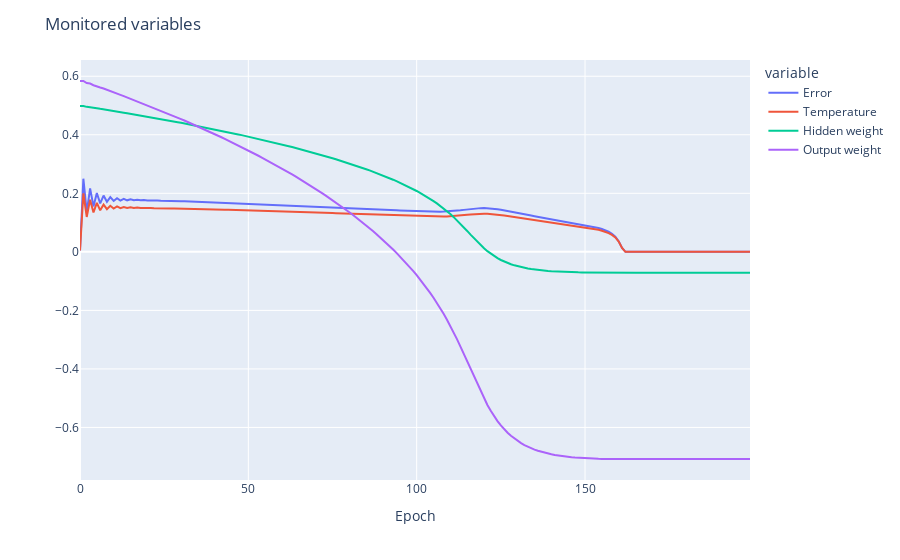

The notebook cell this image was saved under:
### Code cell
fig = px.line(pd.DataFrame(model_history.history))
fig.update_layout(title="Monitored variables",
                   xaxis_title='Epoch',
                   yaxis_title='',
                   hovermode='x unified')
fig.show()

### Figure 1 — Plotly figure (JSON) as saved in the notebook; plotly's stock layout.template omitted (floating-point values rounded to 4 significant figures; data arrays with more than 128 entries replaced by an {"elided": "..."} marker saying what was removed)
{"data": [{"hovertemplate": "variable=Error<br>index=%{x}<br>value=%{y}<extra></extra>", "legendgroup": "Error", "line": {"color": "#636efa", "dash": "solid"}, "marker": {"symbol": "circle"}, "mode": "lines", "name": "Error", "orientation": "v", "showlegend": true, "type": "scatter", "x": {"elided": "200 int values"}, "xaxis": "x", "y": {"elided": "200 float values"}, "yaxis": "y"}, {"hovertemplate": "variable=Temperature<br>index=%{x}<br>value=%{y}<extra></extra>", "legendgroup": "Temperature", "line": {"color": "#EF553B", "dash": "solid"}, "marker": {"symbol": "circle"}, "mode": "lines", "name": "Temperature", "orientation": "v", "showlegend": true, "type": "scatter", "x": {"elided": "200 int values"}, "xaxis": "x", "y": {"elided": "200 float values"}, "yaxis": "y"}, {"hovertemplate": "variable=Hidden weight<br>index=%{x}<br>value=%{y}<extra></extra>", "legendgroup": "Hidden weight", "line": {"color": "#00cc96", "dash": "solid"}, "marker": {"symbol": "circle"}, "mode": "lines", "name": "Hidden weight", "orientation": "v", "showlegend": true, "type": "scatter", "x": {"elided": "200 int values"}, "xaxis": "x", "y": {"elided": "200 float values"}, "yaxis": "y"}, {"hovertemplate": "variable=Output weight<br>index=%{x}<br>value=%{y}<extra></extra>", "legendgroup": "Output weight", "line": {"color": "#ab63fa", "dash": "solid"}, "marker": {"symbol": "circle"}, "mode": "lines", "name": "Output weight", "orientation": "v", "showlegend": true, "type": "scatter", "x": {"elided": "200 int values"}, "xaxis": "x", "y": {"elided": "200 float values"}, "yaxis": "y"}], "layout": {"hovermode": "x unified", "legend": {"title": {"text": "variable"}, "tracegroupgap": 0}, "margin": {"t": 60}, "title": {"text": "Monitored variables"}, "xaxis": {"anchor": "y", "domain": [0, 1], "title": {"text": "Epoch"}}, "yaxis": {"anchor": "x", "domain": [0, 1], "title": {"text": ""}}}}
